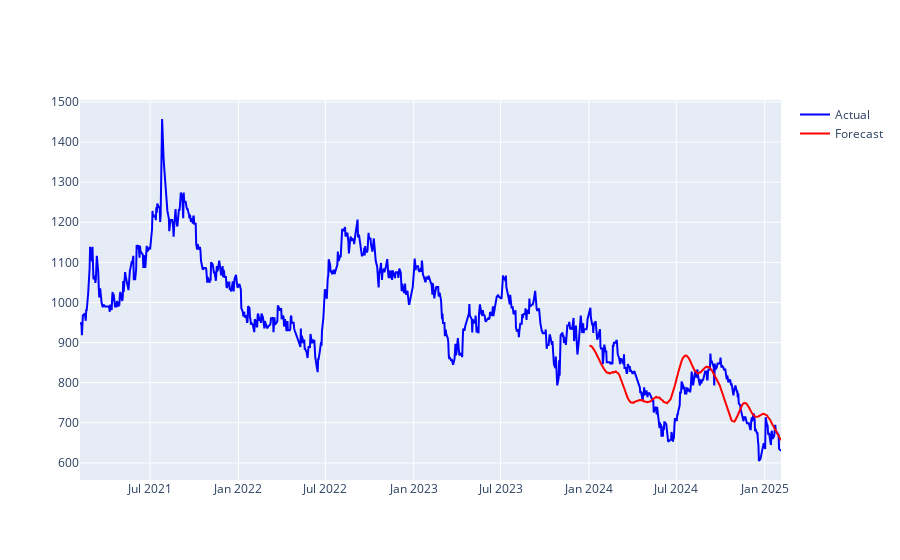

Notebook code cell kept with this figure:
### Markdown cell above
Model lain yang dapat digunakan adalah model prophet. Ada 4 model prophet yang akan diuji, yakni
- Default Model Prophet
- Model Prophet dengan tuning
- Prophet dengan fitur dividen-rups
- Tuning prophet dengan fitur dividen-rups

Dari 4 model tersebut, akan dibandingkan nilai test mae dan mape (error), serta visualisasi hasil prediksi dari tiap model.

**DEFAULT MODEL PROPHET**

### Code cell
#define model
model = Prophet()

#fit model
model.fit(df_train)

#Start Date & End Date
start_date = '2024-01-01'
end_date = '2025-02-05'

# Make predictions
future = model.make_future_dataframe(periods=730)
future = future[(future['ds'] >= start_date) & (future['ds'] <= end_date)]
forecast = model.predict(future)

# Handle 'ds' column if it exists in forecast but not in df
if 'ds' not in df_train.columns:
    df_train['ds'] = df_train.index  # Assuming index is suitable for 'ds'

if 'ds' not in df_test.columns:
    df_test['ds'] = df_test.index

# Handle rows in forecast that have 'ds' not in df
forecast = forecast[forecast['ds'].isin(df_test['ds'])]

# Compute MAE
mae = mean_absolute_error(df_test['y'], forecast['yhat'])
mape = mean_absolute_percentage_error(df_test['y'], forecast['yhat'])
print(f'Test MAE : {mae}')
print(f'Test MAPE : {mape}')

# Plot results
import plotly.graph_objects as go

fig = go.Figure()
fig.add_trace(go.Scatter(x=df['ds'], y=df['y'], mode='lines', name='Actual', line=dict(color='blue')))
fig.add_trace(go.Scatter(x=forecast['ds'], y=forecast['yhat'], mode='lines', name='Forecast', line=dict(color='red')))
fig.show()

### Figure 1 — Plotly figure (JSON) as saved in the notebook; plotly's stock layout.template omitted (floating-point values rounded to 4 significant figures; data arrays with more than 128 entries replaced by an {"elided": "..."} marker saying what was removed)
{"data": [{"line": {"color": "blue"}, "mode": "lines", "name": "Actual", "type": "scatter", "x": {"elided": "966 str values"}, "y": {"elided": "966 float values"}}, {"line": {"color": "red"}, "mode": "lines", "name": "Forecast", "type": "scatter", "x": {"elided": "258 str values"}, "y": {"elided": "258 float values"}}], "layout": {"autosize": true, "xaxis": {"autorange": true, "range": ["2021-02-05", "2025-02-04"], "type": "date"}, "yaxis": {"autorange": true, "range": [557.4, 1505.0], "type": "linear"}}}
